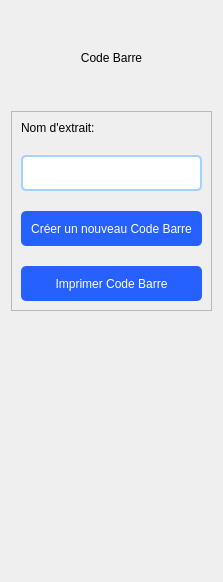
          <widget class="QWidget" name="page_9">
           <layout class="QVBoxLayout" name="verticalLayout_4">
            <item>
             <spacer name="verticalSpacer_8">
              <property name="orientation">
               <enum>Qt::Vertical</enum>
              </property>
              <property name="sizeHint" stdset="0">
               <size>
                <width>20</width>
                <height>40</height>
               </size>
              </property>
             </spacer>
            </item>
            <item>
             <widget class="QLabel" name="label_71">
              <property name="maximumSize">
               <size>
                <width>16777215</width>
                <height>50</height>
               </size>
              </property>
              <property name="styleSheet">
               <string notr="true">font: italic 20pt &quot;Times New Roman&quot;;
color: rgb(0, 0, 0);</string>
              </property>
              <property name="text">
               <string>Code Barre</string>
              </property>
              <property name="alignment">
               <set>Qt::AlignCenter</set>
              </property>
             </widget>
            </item>
            <item>
             <spacer name="verticalSpacer_4">
              <property name="orientation">
               <enum>Qt::Vertical</enum>
              </property>
              <property name="sizeHint" stdset="0">
               <size>
                <width>20</width>
                <height>40</height>
               </size>
              </property>
             </spacer>
            </item>
            <item>
             <widget class="QFrame" name="frame_5">
              <property name="frameShape">
               <enum>QFrame::StyledPanel</enum>
              </property>
              <property name="frameShadow">
               <enum>QFrame::Raised</enum>
              </property>
              <layout class="QVBoxLayout" name="verticalLayout_7">
               <property name="spacing">
                <number>20</number>
               </property>
               <item>
                <widget class="QLabel" name="label_6">
                 <property name="styleSheet">
                  <string notr="true">color: rgb(0, 0, 0);
font: 12pt &quot;Times New Roman&quot;;</string>
                 </property>
                 <property name="text">
                  <string>Nom d'extrait:</string>
                 </property>
                </widget>
               </item>
               <item>
                <widget class="QLineEdit" name="ext_type_name_3">
                 <property name="styleSheet">
                  <string notr="true">QLineEdit{
	outline:none;
	padding:8px 8px;
	background-color: rgb(255, 255, 255);
	
	front-size:12px;
	border-radius:5px;
	border: 2px solid #a2d2ff

}
QLineEdit:hover{
	border:2px solid #1d3557;
	padding-left:2px;
	background-color: #edede9
}
QLineEdit:focus{
  color: #8d8d8d;
	border-color: rgb(85, 255, 0);
  position: absolute;
  top: 27px;
  left: 55px;
  background: #ffffff;

}</string>
                 </property>
                 <property name="clearButtonEnabled">
                  <bool>true</bool>
                 </property>
                </widget>
               </item>
               <item>
                <widget class="QPushButton" name="pushButton_31">
                 <property name="minimumSize">
                  <size>
                   <width>0</width>
                   <height>35</height>
                  </size>
                 </property>
                 <property name="styleSheet">
                  <string notr="true">QPushButton{
	text-align:center;
	padding: 10px 10px;
	border-radius:5px;
	
	background-color: rgb(38, 96, 255);
	
	color: rgb(255, 255, 255);
	font: 75 italic 12pt &quot;Times New Roman&quot;;
}
QPushButton:hover{
	padding-left:2px;



}
QPushButton:pressed{
	padding-Right:2px;

}</string>
                 </property>
                 <property name="text">
                  <string>Créer un nouveau Code Barre</string>
                 </property>
                </widget>
               </item>
               <item>
                <widget class="QPushButton" name="pushButton_30">
                 <property name="minimumSize">
                  <size>
                   <width>0</width>
                   <height>35</height>
                  </size>
                 </property>
                 <property name="styleSheet">
                  <string notr="true">QPushButton{
	text-align:center;
	padding: 10px 10px;
	border-radius:5px;
	
	background-color: rgb(38, 96, 255);
	
	color: rgb(255, 255, 255);
	font: 75 italic 12pt &quot;Times New Roman&quot;;
}
QPushButton:hover{
	padding-left:2px;



}
QPushButton:pressed{
	padding-Right:2px;

}</string>
                 </property>
                 <property name="text">
                  <string>Imprimer Code Barre</string>
                 </property>
                </widget>
               </item>
              </layout>
             </widget>
            </item>
            <item>
             <spacer name="verticalSpacer_5">
              <property name="orientation">
               <enum>Qt::Vertical</enum>
              </property>
              <property name="sizeType">
               <enum>QSizePolicy::Preferred</enum>
              </property>
              <property name="sizeHint" stdset="0">
               <size>
                <width>20</width>
                <height>260</height>
               </size>
              </property>
             </spacer>
            </item>
           </layout>
          </widget>
